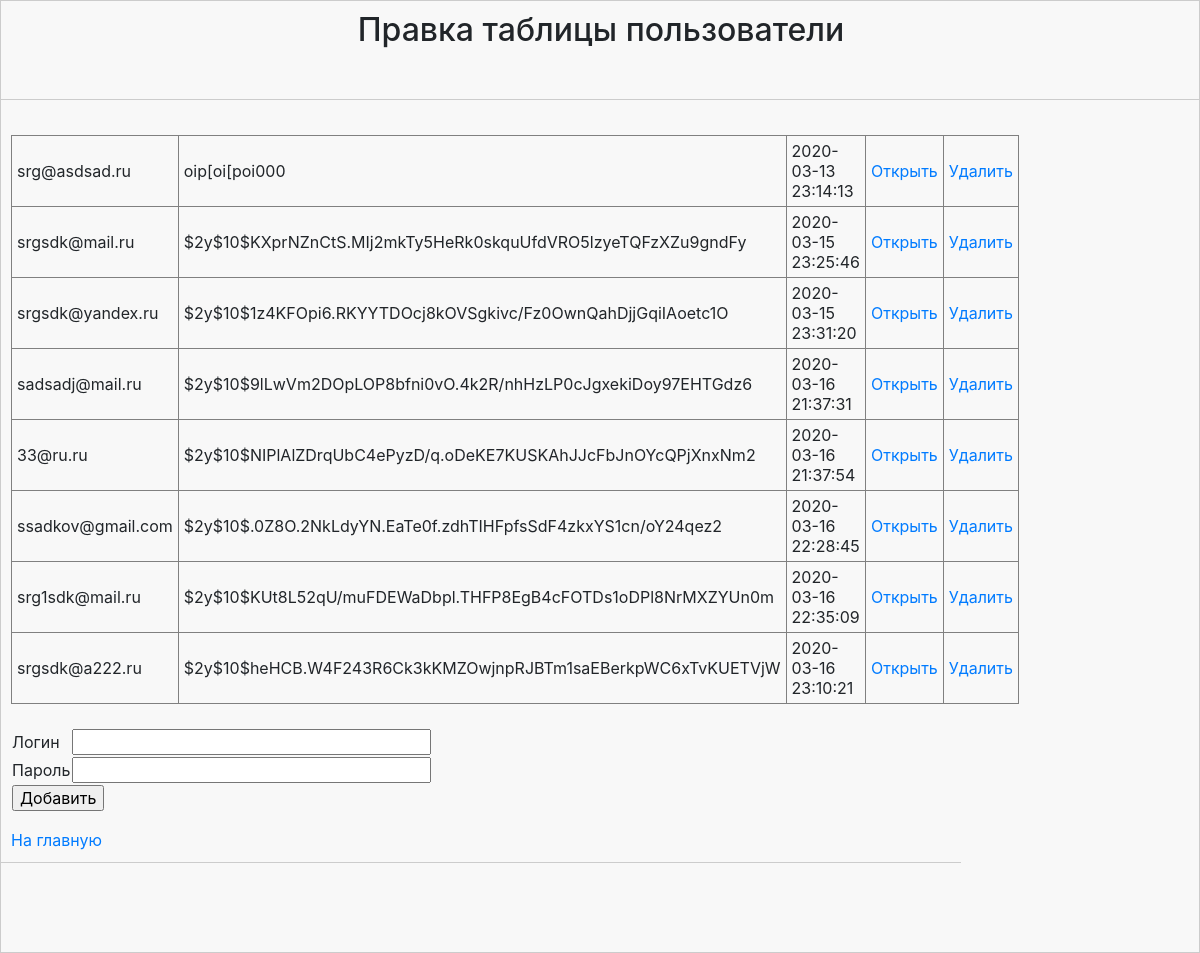
The app's page /edit_users.php with its own data.
### main.php (the view, shortened to what this page needs)
<?php
function AddDB()
{
?>
<form action="add.php" method="post">
	    <table>
        <tr><td>Логин</td><td><input name="login" maxlength=55 size=30></td></tr>
        <tr><td>Пароль</td><td><input name="password" maxlength=255 size=30></td></tr>
        <tr><td colspan=2><input type="submit" value="Добавить"></td></tr>
    </table>
</form>
<?php
}
function EditDB()
{
	global $db;
	if ($result = mysqli_query($db, "SELECT * FROM пользователи"))
	{
		print "<table border=1 cellpadding=5>";
		while ($row = mysqli_fetch_assoc($result))
		{
			print "<tr>";
			printf("<td>%s</td><td>%s</td><td>%s</td>", $row['Логин'], $row['Пароль'], $row['Дата регистрации']);
			print "<td><a href='edit.php?id=".$row['Код пользователя']."'>Открыть</a></td>";
			print "<td><a href='delete.php?id=".$row['Код пользователя']."'>Удалить</a></td>";
			print "</tr>";
		}
		print	"</table><br>";
	}
}
?>

### header.php (shortened to what this page needs)
<!DOCTYPE HTML PUBLIC "-//W3C//DTD HTML 4.01 Transitional//EN">
<?php require_once "main.php"; require_once "start_mysql.php"; ?>
<html>
<head>
  <link rel="stylesheet" href="bootstrap.min.css" >
  <link rel="stylesheet" href="style.css" >
</head>
<body>

### edit_users.php (shortened to what this page needs)
<?php session_start(); $title = "Правка таблицы"; require_once "header.php"; ?>
<div id="wrapper">
<div id="header">
	<h2>Правка таблицы пользователи</h2>
</div>
<div id="content">
<?php
	EditDB();
	AddDB();
?>
<a href= "index.php">На главную</a>
</div>
<div id="footer">
</div>
</div>
<?php require_once "footer.php"; ?>

### footer.php (shortened to what this page needs)
</body>
</html>

### style.css (style rules this page uses)
#wrapper { width:1200px; background-color:#f8f8f8; margin:0 auto; border-left:1px solid #ccc; border-right:1px solid #ccc; border-bottom:1px solid #ccc; }
#header { width:1200px; height:100px; margin:0 auto; margin-bottom:25px; border-bottom:1px solid #ccc; border-top:1px solid #ccc; text-align: center; }
#header h2 { padding:10px; }
#content { width:900px; float:left; padding:10px; }
#footer { clear:both; width:960px; height:90px; border-top:1px solid #ccc; text-align: center; }

### records on screen
пользователи: Логин "srg@asdsad.ru", Пароль "oip[oi[poi000", Дата регистрации "2020-03-13 23:14:13"
пользователи: Логин "srgsdk@mail.ru", Пароль "$2y$10$KXprNZnCtS.MIj2mkTy5HeRk0skquUfdVRO5lzyeTQFzXZu9gndFy", Дата регистрации "2020-03-15 23:25:46"
пользователи: Логин "srgsdk@yandex.ru", Пароль "$2y$10$1z4KFOpi6.RKYYTDOcj8kOVSgkivc/Fz0OwnQahDjjGqiIAoetc1O", Дата регистрации "2020-03-15 23:31:20"
пользователи: Логин "sadsadj@mail.ru", Пароль "$2y$10$9lLwVm2DOpLOP8bfni0vO.4k2R/nhHzLP0cJgxekiDoy97EHTGdz6", Дата регистрации "2020-03-16 21:37:31"
пользователи: Логин "33@ru.ru", Пароль "$2y$10$NIPlAlZDrqUbC4ePyzD/q.oDeKE7KUSKAhJJcFbJnOYcQPjXnxNm2", Дата регистрации "2020-03-16 21:37:54"
пользователи: Логин "ssadkov@gmail.com", Пароль "$2y$10$.0Z8O.2NkLdyYN.EaTe0f.zdhTIHFpfsSdF4zkxYS1cn/oY24qez2", Дата регистрации "2020-03-16 22:28:45"
пользователи: Логин "srg1sdk@mail.ru", Пароль "$2y$10$KUt8L52qU/muFDEWaDbpl.THFP8EgB4cFOTDs1oDPl8NrMXZYUn0m", Дата регистрации "2020-03-16 22:35:09"
пользователи: Логин "srgsdk@a222.ru", Пароль "$2y$10$heHCB.W4F243R6Ck3kKMZOwjnpRJBTm1saEBerkpWC6xTvKUETVjW", Дата регистрации "2020-03-16 23:10:21"
